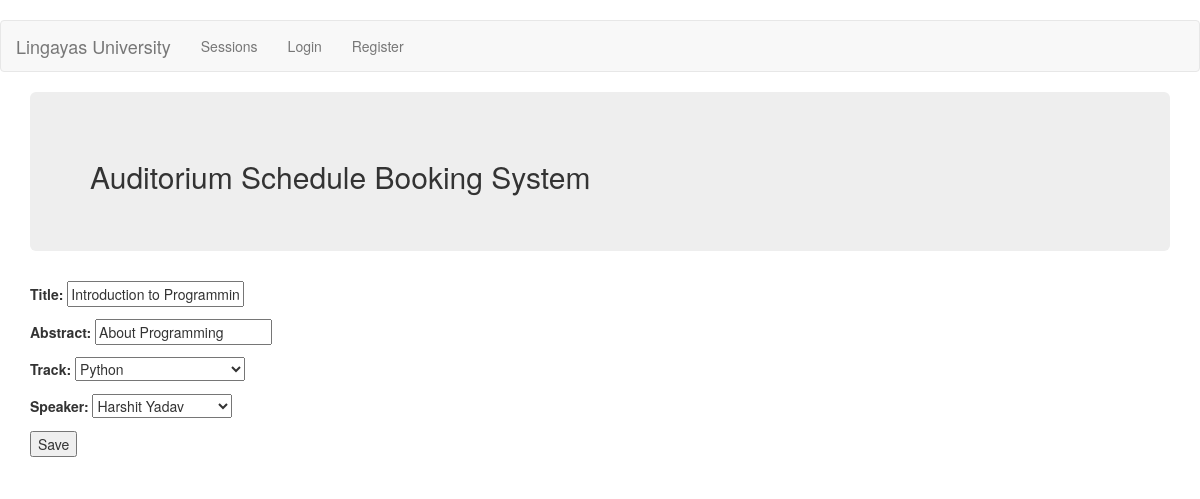
Before: /sessions/update/1/ with the older database file.
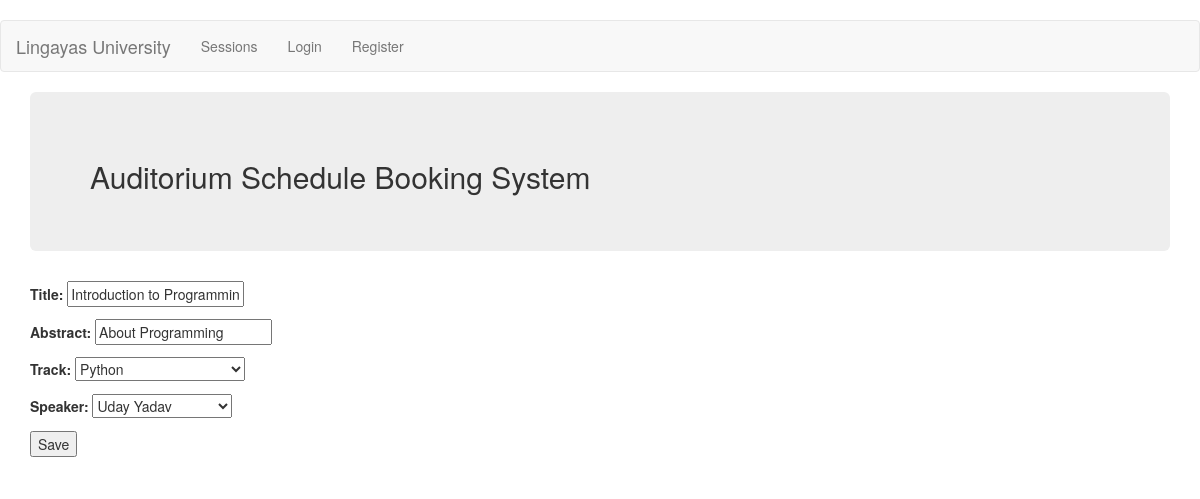
After: the same page with the newer database file.
### app/models.py (models this page shows, shortened)
class Sessions(models.Model):
    title=models.CharField(max_length=50)
    abstract=models.CharField(max_length=2000)
    track=models.ForeignKey(Track)
    speaker=models.ForeignKey(Speaker)
    status=models.CharField(max_length =1, choices=SESSION_STATUSES)

class Track(models.Model):
    title=models.CharField(max_length=50)
    description=models.TextField(max_length=1000)
    def __str__(self):
        return self.title

### app/views.py (the view)
# urls.py: url(r'^sessions/update/(?P<pk>[0-9]+)/$',views.SessionUpdate , name='sessions_update'),
def SessionUpdate(request,pk):
    form_class=SessionForm
    post = get_object_or_404(Sessions, pk=pk)
    form = SessionForm(request.POST)
    if request.method == "POST":
        if form.is_valid():
            form = SessionForm(request.POST, instance=post)
            form.save()
            return HttpResponseRedirect('/sessions')
    else:
        form = SessionForm(instance=post)
    return  render(request,'app/sessions_form.html',{'form':form});

### app/models.py
class SessionForm(forms.ModelForm):
    class Meta:
        model=Sessions;
        fields=['title','abstract','track','speaker'];

### app/models.py (called while the page is built)
    def __str__(self):
        return self.name

### app/templates/app/sessions_form.html (shortened to what this page needs)
﻿{% extends 'layout.html' %}
{% load crispy_forms_tags %}
{% block content %}
	<form method="POST">
		      {{form.as_p}}
                    <button type="submit">Save</button>
    </form>
{% endblock %}

Changed rows visible on the page:
changed Sessions "About Programming": speaker "Harshit Yadav" → "Uday Yadav"
